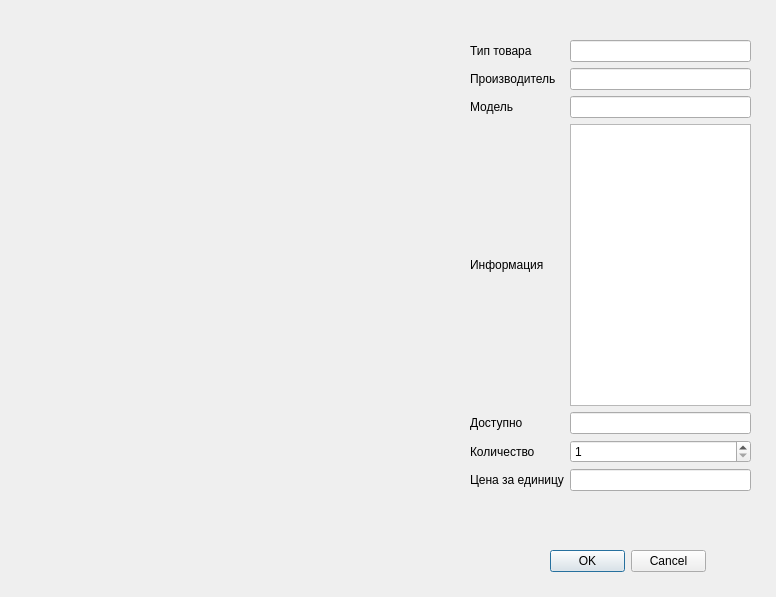
<?xml version="1.0" encoding="UTF-8"?>
<ui version="4.0">
 <class>extendedProduct</class>
 <widget class="QDialog" name="extendedProduct">
  <property name="geometry">
   <rect>
    <x>0</x>
    <y>0</y>
    <width>776</width>
    <height>597</height>
   </rect>
  </property>
  <property name="windowTitle">
   <string>Dialog</string>
  </property>
  <widget class="QWidget" name="gridLayoutWidget">
   <property name="geometry">
    <rect>
     <x>470</x>
     <y>40</y>
     <width>281</width>
     <height>451</height>
    </rect>
   </property>
   <layout class="QGridLayout" name="gridLayout">
    <item row="0" column="2">
     <widget class="QLineEdit" name="lineEditType"/>
    </item>
    <item row="2" column="1">
     <widget class="QLabel" name="label_3">
      <property name="text">
       <string>Модель</string>
      </property>
     </widget>
    </item>
    <item row="3" column="1">
     <widget class="QLabel" name="label_4">
      <property name="text">
       <string>Информация</string>
      </property>
     </widget>
    </item>
    <item row="4" column="1">
     <widget class="QLabel" name="label_5">
      <property name="text">
       <string>Доступно</string>
      </property>
     </widget>
    </item>
    <item row="6" column="1">
     <widget class="QLabel" name="label_6">
      <property name="text">
       <string>Цена за единицу</string>
      </property>
     </widget>
    </item>
    <item row="6" column="2">
     <widget class="QLineEdit" name="lineEditPrice"/>
    </item>
    <item row="2" column="2">
     <widget class="QLineEdit" name="lineEditModel"/>
    </item>
    <item row="5" column="2">
     <widget class="QSpinBox" name="spinBoxCount">
      <property name="minimum">
       <number>1</number>
      </property>
      <property name="maximum">
       <number>1000000000</number>
      </property>
     </widget>
    </item>
    <item row="1" column="1">
     <widget class="QLabel" name="label_2">
      <property name="text">
       <string>Производитель</string>
      </property>
     </widget>
    </item>
    <item row="5" column="1">
     <widget class="QLabel" name="label_7">
      <property name="text">
       <string>Количество</string>
      </property>
     </widget>
    </item>
    <item row="1" column="2">
     <widget class="QLineEdit" name="lineEditProducer"/>
    </item>
    <item row="0" column="1">
     <widget class="QLabel" name="label">
      <property name="text">
       <string>Тип товара</string>
      </property>
     </widget>
    </item>
    <item row="4" column="2">
     <widget class="QLineEdit" name="lineEditEnable"/>
    </item>
    <item row="3" column="2">
     <widget class="QTextEdit" name="textEditInfo"/>
    </item>
   </layout>
  </widget>
  <widget class="QLabel" name="photo">
   <property name="geometry">
    <rect>
     <x>30</x>
     <y>40</y>
     <width>391</width>
     <height>451</height>
    </rect>
   </property>
   <property name="text">
    <string/>
   </property>
  </widget>
  <widget class="QDialogButtonBox" name="buttonBox">
   <property name="geometry">
    <rect>
     <x>550</x>
     <y>550</y>
     <width>156</width>
     <height>23</height>
    </rect>
   </property>
   <property name="standardButtons">
    <set>QDialogButtonBox::Cancel|QDialogButtonBox::Ok</set>
   </property>
  </widget>
 </widget>
 <resources/>
 <connections/>
</ui>
